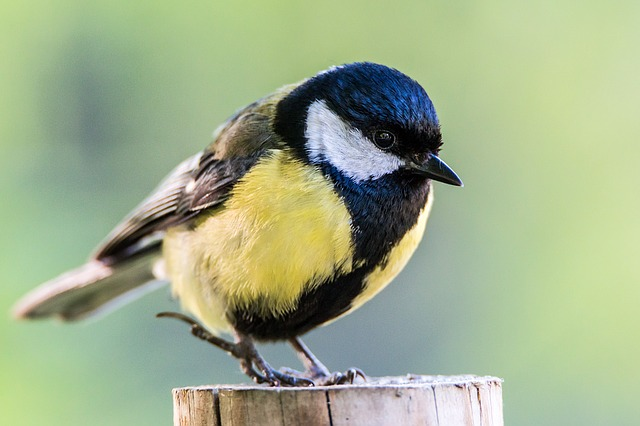
#> input picture src/ave.jpg, 640 x 426 px, found by its file name
$ python translation.py
#> lines starting #> are read from the running program, lines starting #| are printed output that depends on the picture
import cv2
import numpy as np
# --leer la imagen
img = cv2.imread('src/ave.jpg', 0)
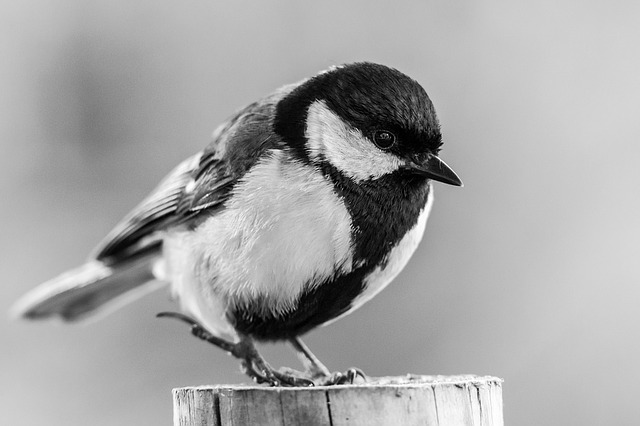
#> img: shape (426, 640); min 0, max 255, mean 166.1
# --obtenemos ancho y alto de la imagen
rows, cols = img.shape
#> rows = 426; cols = 640
# --desplazamiento
tx = 210
ty = 150
# --crea la matriz de traslación
M = np.float32([[1, 0, tx],
                [0, 1, ty]])
# --realiza la traslación
dst = cv2.warpAffine(img, M, (cols, rows))
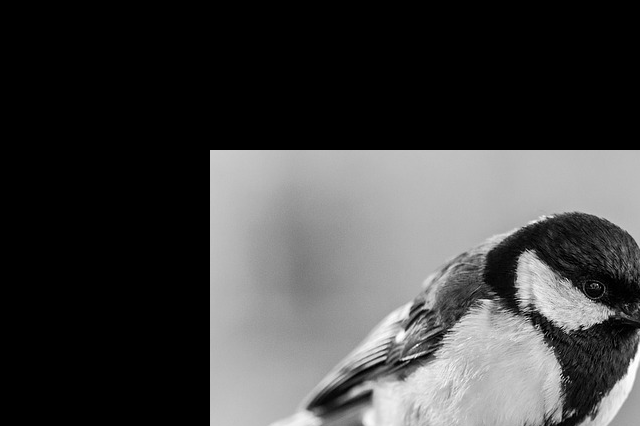
#> dst: shape (426, 640); min 0, max 255, mean 65.7
# --muestra la imagen
cv2.imshow('traslación', dst)
cv2.waitKey(0)
cv2.destroyAllWindows()

$ run again, with src/brown-eyes.jpg copied over src/ave.jpg
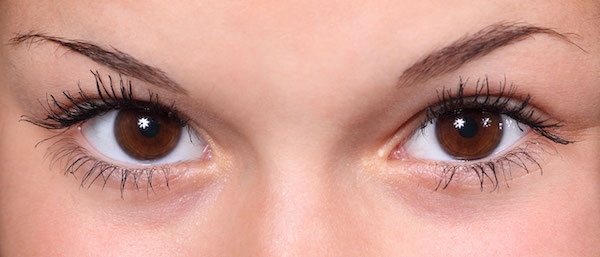
#> input picture src/brown-eyes.jpg, 600 x 257 px, found by its file name
#> `img = cv2.imread('src/ave.jpg', 0)`:
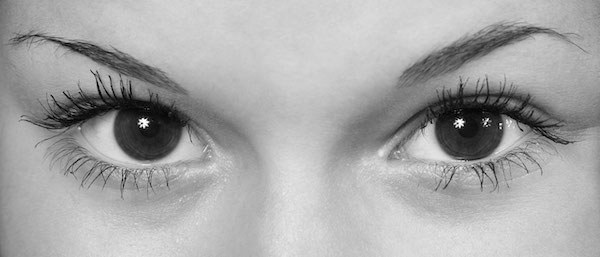
#> img: shape (257, 600); min 0, max 255, mean 167.7
#> `dst = cv2.warpAffine(img, M, (cols, rows))`:
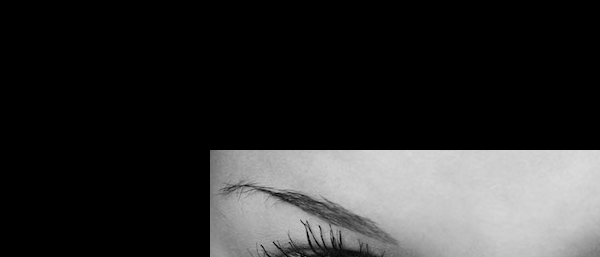
#> dst: shape (257, 600); min 0, max 220, mean 47.7
